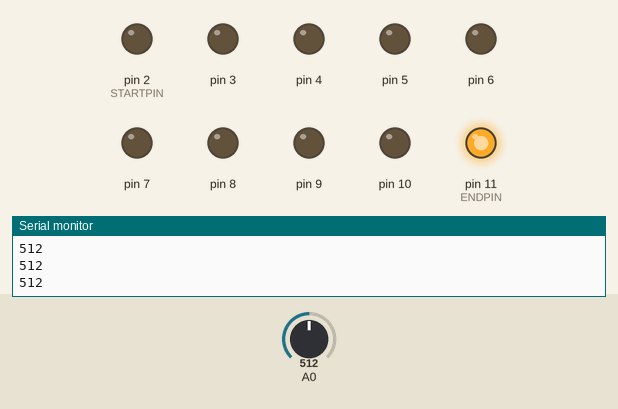
Simulated run of this sketch. Board: Arduino Uno, built with avr-gcc and run on an emulated ATmega328P. Parts: output pins drawn as LEDs (lit = HIGH), the last lines printed to the serial monitor. Inputs (shaded band) come from the test bench; at power-on: A0 = 512.

Above: at 1.2 s.
1.3 s: A0 set to 584
2.8 s: A0 set to 615
At 3.5 s:
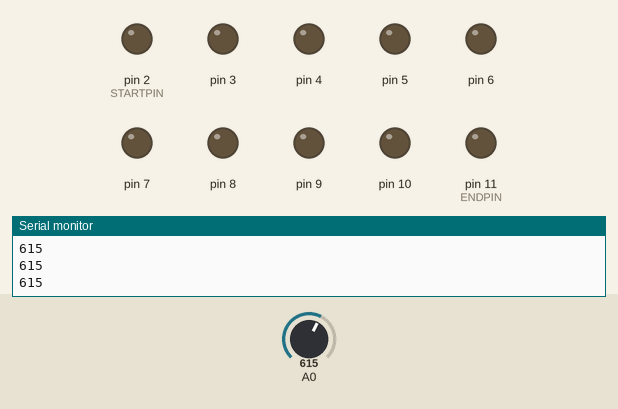
4.3 s: A0 set to 306
At 5.5 s:
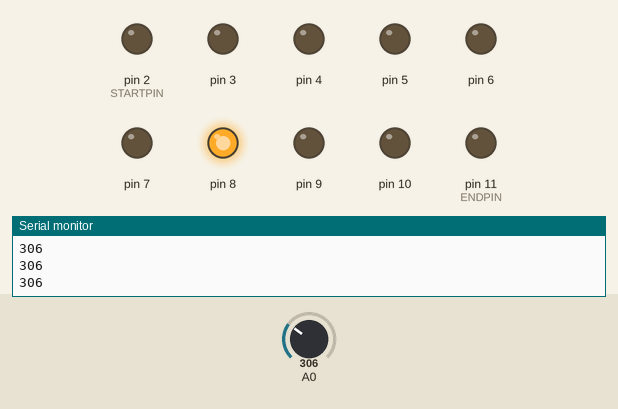
5.8 s: A0 set to 272
At 7.0 s:
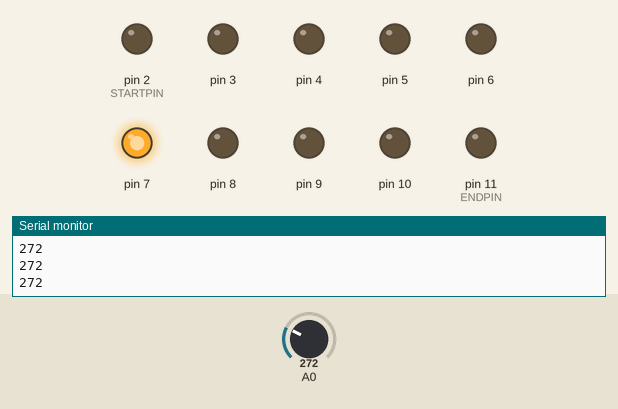
7.3 s: A0 set to 246
8.8 s: A0 set to 228
At 9.3 s:
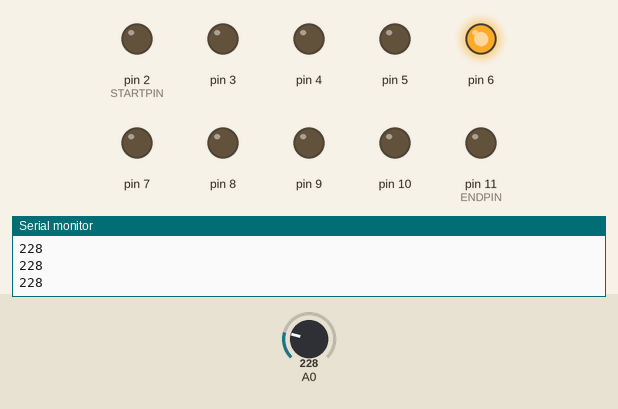
Timing chart, 0 to 11.3 s (numbered marks = the images above; inputs shaded):
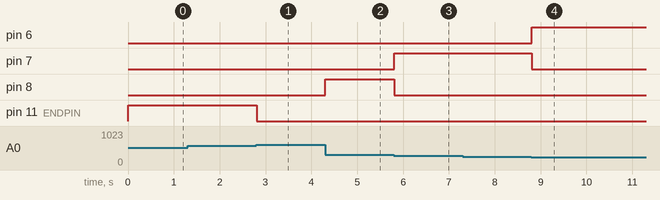

Measured:
- the behaviour switches between 600 and 601 on A0 (found by bisection; images 0 and 1)
- the behaviour switches between 284 and 283 on A0 (found by bisection; images 2 and 3)
- the behaviour switches between 237 and 236 on A0 (found by bisection; images 3 and 4)
- after the input at 2.8 s, pin 11 (ENDPIN): HIGH → LOW at once
- after the input at 4.3 s, pin 8: LOW → HIGH at once
- after the input at 5.8 s, pin 7: LOW → HIGH at once; pin 8: HIGH → LOW at once
- after the input at 8.8 s, pin 6: LOW → HIGH at once; pin 7: HIGH → LOW at once

The sketch:

scratch.ino
```cpp
#define STARTPIN 2
#define ENDPIN 11
#define NUMLEDS (ENDPIN - STARTPIN + 1)

void setup() {
  Serial.begin(9600);
  for (int i = STARTPIN; i <= ENDPIN; i++) {
    pinMode(i, OUTPUT);
  }
}

void loop() {
  int num = getnum();
  int pin = num + STARTPIN;
  for (int i = STARTPIN; i <= ENDPIN; i++) {
    if (pin == i) {
      digitalWrite(i, HIGH);
    } else {
      digitalWrite(i, LOW);
    }
  }
}

int getnum() {
  int raw = analogRead(0);
  Serial.println(raw);

  if (raw > 600)
    return -1;
  return constrain(map(raw, 0, 425, 0, NUMLEDS - 1), 0, NUMLEDS - 1);
}
```
